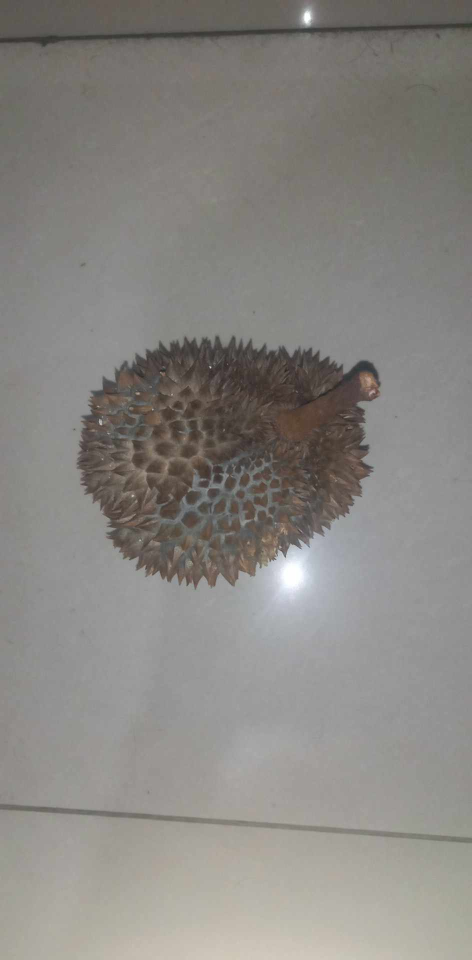
#> input picture Project Push Git/Image1/testhu.jpg, 943 x 1920 px, found by its file name (shown at 1/2 size)
$ python BoudingErosion.py
#> lines starting #> are read from the running program, lines starting #| are printed output that depends on the picture; after the words box and inside, x2 and y2 are one past the last pixel; in counts of white or black regions, pixels touching at a corner belong together
import cv2
import numpy as np
from scipy.spatial import distance

while True:

    image = cv2.imread("testhu.jpg")
#> image is the input picture: shape (1920, 943, 3); mean B, G, R 130.1, 134.2, 136.6
    image = cv2.resize(image,(400,300))
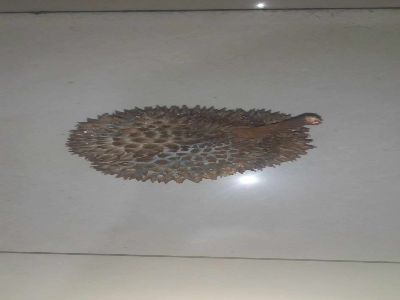
#> image: shape (300, 400, 3); mean B, G, R 130.1, 134.1, 136.6
    image_gray = cv2.cvtColor(image, cv2.COLOR_BGR2GRAY)

    # [5 lines of commented-out code are left out]

    output_adapthresh = cv2.adaptiveThreshold (image_gray,255, cv2.ADAPTIVE_THRESH_MEAN_C, cv2.THRESH_BINARY,51, 0)  #51
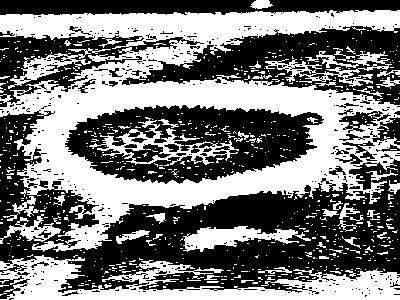
#> output_adapthresh: shape (300, 400); 47.4% white; 740 white regions (686 under 20 px), largest, box (x1, y1, x2, y2) and area: (0, 10, 400, 252) 37061, (0, 255, 400, 300) 8378, (89, 117, 239, 165) 1760
    cv2.imshow("Adaptive Thresholding", output_adapthresh)

    kernel = np.ones((3,3),np.uint8)
    # output_erosion = cv2.erode(output_adapthresh, kernel,iterations=2)
    output_erosion = cv2.morphologyEx(output_adapthresh, cv2.MORPH_OPEN,kernel)
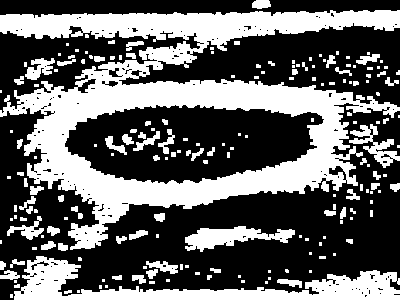
#> output_erosion: shape (300, 400); 39.5% white; 190 white regions (111 under 20 px), largest, box (x1, y1, x2, y2) and area: (0, 10, 400, 250) 32727, (14, 256, 400, 300) 6281, (185, 226, 295, 252) 1414
    output_erosion = cv2.erode(output_adapthresh, kernel,iterations=2)
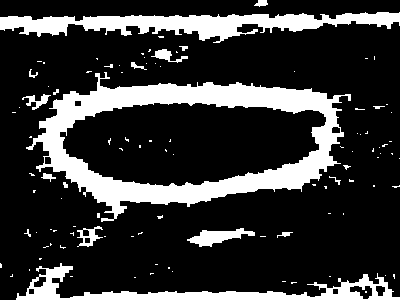
#> output_erosion: shape (300, 400); 20.9% white; 105 white regions (87 under 20 px), largest, box (x1, y1, x2, y2) and area: (26, 72, 351, 222) 13785, (0, 12, 400, 43) 5614, (16, 263, 400, 300) 3709
    output_erosion = cv2.dilate(output_adapthresh, kernel,iterations=3)
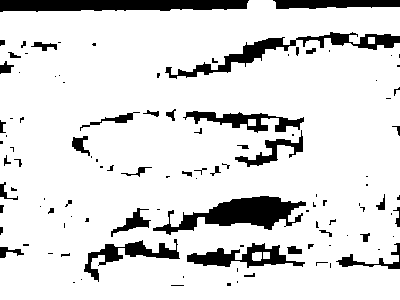
#> output_erosion: shape (300, 400); 87.3% white; 110 black regions (65 under 20 px)
    cv2.imshow("Morphological Erosion", output_erosion)

    contours, _ = cv2.findContours(output_erosion, cv2.RETR_EXTERNAL, cv2.CHAIN_APPROX_SIMPLE)
#> contours = 2 contours; box (x1, y1, x2, y2) and area: (0, 0, 400, 300) 113638, (368, 37, 375, 44) 36
    output_contour = cv2.cvtColor(image_gray, cv2.COLOR_GRAY2BGR)
    cv2.drawContours(output_contour, contours, -1, (0, 0, 255), 2)
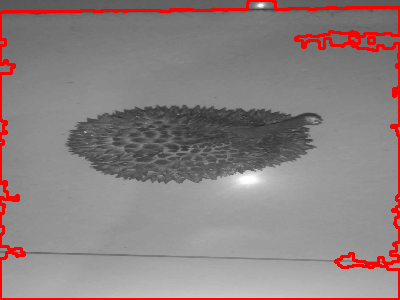
#> output_contour: shape (300, 400, 3); mean B, G, R 128.6, 128.6, 140.4
    cv2.imshow("Contours", output_contour)

    contours_sorted = sorted(contours, key=lambda ctr: cv2.boundingRect(ctr)[0])
#> contours_sorted has the same summary as contours

    image_result = image.copy()

    pixelsPerMm = 5.509

    rices = []

    for c in contours_sorted:

        box = cv2.minAreaRect(c)
        box = cv2.boxPoints(box)
        box = np.array(box, dtype="int")

        (top_left, top_right, bottom_right, bottom_left) = box

        distance_a = distance.euclidean((top_left[0], top_left[1]), (top_right[0], top_right[1]))
        distance_b = distance.euclidean((top_left[0], top_left[1]), (bottom_left[0], bottom_left[1]))

        dimension_a = distance_a / pixelsPerMm
        dimension_b = distance_b / pixelsPerMm

        length = max(dimension_a, dimension_b)
        width = min(dimension_a, dimension_b)

        # [4 lines of commented-out code are left out]
        if length > 12.3:
            continue
        if width > 4.0:
             continue

        rice = [box.astype("int")]

        # [9 lines of commented-out code are left out]
        if length <= 12:
            rices.append({'class': 'class5', 'box': rice, 'color': (0, 0, 255), 'width': width, 'length': length, 'top_right': top_right})
        else:
            continue
#> this loop made 2 passes
#> (top_right, bottom_right, bottom_left, distance_a, distance_b, dimension_a, dimension_b, length) on pass 1: ([0, 299], [0, 0], [399, 0], 399, 299, 72.43, 54.27, 72.43)
#> (c, distance_a, distance_b, dimension_a, dimension_b, length, width, rice) on pass 2: ([[368, 37], [368, 43], [374, 43], [374, 37]], 6, 6, 1.09, 1.09, 1.09, 1.09, [[[374, 43], [368, 43], [368, 37], [374, 37]]])
#> after the loop, rices = 1 item


    for rice in rices:
        cv2.drawContours(image_result, rice['box'], -1, rice['color'], 1)
#> this loop made 1 pass
#> image_result: shape (300, 400, 3); 0.02% of pixels changed, all inside (x1, y1, x2, y2) = (368, 37, 375, 44)
        # cv2.putText(image_result, "l={:.1f}mm".format(rice['length']), (rice['top_right'][0]-10, rice['top_right'][1]-20), cv2.FONT_HERSHEY_SIMPLEX, 0.3, (255, 255, 255), 1)
        # cv2.putText(image_result, "w={:.1f}mm".format(rice['width']), (rice['top_right'][0]-10, rice['top_right'][1]-10), cv2.FONT_HERSHEY_SIMPLEX, 0.3, (255, 255, 255), 1)


    cv2.imshow("Result", image_result)

    key = cv2.waitKey(1)
#> (key q is pressed here)
    if key == ord("q"):
        break
cv2.destroyAllWindows()
